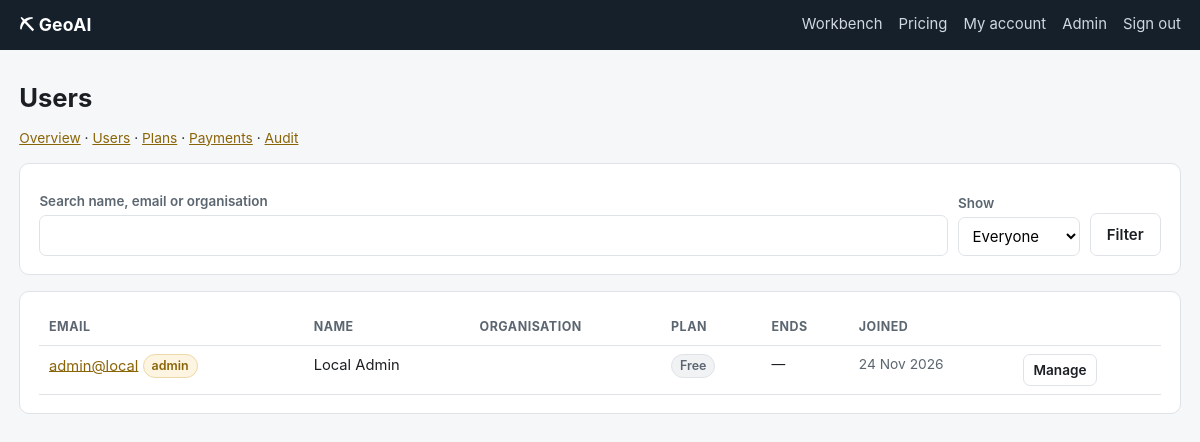
Page /admin/users (signed in) on the committed database.
### portal/models.py (models this page shows, shortened)
class User(UserMixin, db.Model):
    __tablename__ = "users"
    id = db.Column(db.Integer, primary_key=True)
    email = db.Column(db.String(190), unique=True, nullable=False, index=True)
    name = db.Column(db.String(120), nullable=False, default="")
    organisation = db.Column(db.String(160), nullable=False, default="")
    phone = db.Column(db.String(40), nullable=False, default="")
    password_hash = db.Column(db.String(255), nullable=False)
    is_admin = db.Column(db.Boolean, nullable=False, default=False)
    is_active_account = db.Column(db.Boolean, nullable=False, default=True)
    created_at = db.Column(db.DateTime, nullable=False, default=now)
    last_login = db.Column(db.DateTime)
    subscriptions = db.relationship("Subscription", back_populates="user", cascade="all, delete-orphan",
                                    order_by="Subscription.id.desc()")
    payments = db.relationship("Payment", back_populates="user", cascade="all, delete-orphan")
    @property
    def is_active(self):
        return self.is_active_account
    @property
    def subscription(self):
        for s in self.subscriptions:
            if s.is_live:
                return s
        return None
    @property
    def plan(self):
        s = self.subscription
        return s.plan if s else Plan.query.filter_by(code="free").first()
    @property
    def plan_name(self):
        p = self.plan
        return p.name if p else "No plan"
    @property
    def expires_at(self):
        s = self.subscription
        return _aware(s.ends_at) if s else None

class Plan(db.Model):
    __tablename__ = "plans"
    id = db.Column(db.Integer, primary_key=True)
    code = db.Column(db.String(32), unique=True, nullable=False)        # free, basic, pro
    name = db.Column(db.String(80), nullable=False)
    price = db.Column(db.Float, nullable=False, default=0.0)
    currency = db.Column(db.String(8), nullable=False, default="TZS")
    period_days = db.Column(db.Integer, nullable=False, default=30)
    sections = db.Column(db.Text, nullable=False, default="")           # comma-separated keys of SECTIONS
    can_download = db.Column(db.Boolean, nullable=False, default=False)
    max_uploads_per_month = db.Column(db.Integer, nullable=False, default=0)   # 0 = no limit
    seats = db.Column(db.Integer, nullable=False, default=1)
    is_public = db.Column(db.Boolean, nullable=False, default=True)     # shown on the pricing page
    sort = db.Column(db.Integer, nullable=False, default=0)

### portal/admin.py (the view)
@bp.route("/users")
@admin_only
def users():
    q = request.args.get("q", "").strip()
    query = User.query
    if q:
        like = f"%{q}%"
        query = query.filter(or_(User.email.ilike(like), User.name.ilike(like),
                                 User.organisation.ilike(like)))
    show = request.args.get("show", "all")
    people = query.order_by(User.created_at.desc()).all()
    if show == "paid":
        people = [u for u in people if u.subscription]
    elif show == "free":
        people = [u for u in people if not u.subscription]
    elif show == "suspended":
        people = [u for u in people if not u.is_active_account]
    return render_template("admin/users.html", people=people, q=q, show=show,
                           plans=Plan.query.order_by(Plan.sort).all())

### portal/admin.py (called while the page is built)
def admin_only(f):
    @wraps(f)
    @login_required
    def wrapper(*a, **kw):
        if not current_user.is_admin:
            abort(403)
        return f(*a, **kw)
    return wrapper

### portal/templates/admin/users.html (shortened to what this page needs)
{% extends "base.html" %}
{% block wide %}wide{% endblock %}
{% block body %}
<h1>Users</h1>{% include "admin/_nav.html" %}
<div class="card">
<form method="get" style="display:flex;gap:.6rem;align-items:end;flex-wrap:wrap">
  <div style="flex:1;min-width:220px"><label for="q">Search name, email or organisation</label>
    <input id="q" name="q" value="{{ q }}"></div>
  <div><label for="show">Show</label><select id="show" name="show">
    {% for v, t in [('all','Everyone'),('paid','Paying'),('free','Free only'),('suspended','Suspended')] %}
    <option value="{{ v }}" {{ 'selected' if show==v }}>{{ t }}</option>{% endfor %}</select></div>
  <button class="btn sec" type="submit">Filter</button>
</form>
</div>
<div class="card">
<table>
<tr><th>Email</th><th>Name</th><th>Organisation</th><th>Plan</th><th>Ends</th><th>Joined</th><th></th></tr>
{% for u in people %}
<tr>
  <td><a href="{{ url_for('admin.user_detail', uid=u.id) }}">{{ u.email }}</a>
      {% if u.is_admin %}<span class="tag warn">admin</span>{% endif %}
      {% if not u.is_active_account %}<span class="tag err">suspended</span>{% endif %}</td>
  <td>{{ u.name }}</td><td class="small">{{ u.organisation }}</td>
  <td>{% if u.subscription %}<span class="tag ok">{{ u.plan_name }}</span>
      {% else %}<span class="tag no">{{ u.plan_name }}</span>{% endif %}</td>
  <td class="small">{% if u.expires_at %}{{ u.expires_at.strftime('%d %b %Y') }}
      <span class="muted">({{ u.days_left }}d)</span>{% else %}—{% endif %}</td>
  <td class="small muted">{{ u.created_at.strftime('%d %b %Y') }}</td>
  <td><a class="btn sm sec" href="{{ url_for('admin.user_detail', uid=u.id) }}">Manage</a></td>
</tr>
{% else %}<tr><td colspan="7" class="muted">Nobody matches that.</td></tr>{% endfor %}
</table>
</div>
{% endblock %}

### portal/static/style.css (style rules this page uses)
:root { --ink:#1b1f23; --muted:#5b6670; --line:#dfe3e8; --bg:#f6f7f9; --card:#fff; --gold:#b8860b; --gold-dark:#8a6508; --ok:#1e7d44; --ok2:#176b3a; --err:#b3261e; --warn:#8a6508; }
* { box-sizing:border-box }
body { margin:0;font:15px/1.55 -apple-system,BlinkMacSystemFont,"Segoe UI",Roboto,Helvetica,Arial,sans-serif; color:var(--ink);background:var(--bg) }
a { color:var(--gold-dark) }
h1 { font-size:1.6rem;margin:.2rem 0 1rem }
.card { background:var(--card);border:1px solid var(--line);border-radius:10px;padding:1.1rem 1.2rem;margin-bottom:1rem }
label { display:block;font-size:.84rem;color:var(--muted);margin:.6rem 0 .2rem;font-weight:600 }
input:not([type=checkbox]):not([type=radio]):not([type=submit]):not([type=button]),select,textarea { width:100%;padding:.5rem .6rem;border:1px solid var(--line);border-radius:7px;font:inherit;background:#fff }
.btn { display:inline-block;background:var(--gold);color:#fff;border:0;border-radius:7px;padding:.55rem 1rem; font:inherit;font-weight:600;cursor:pointer;text-decoration:none }
.btn.sec { background:#fff;color:var(--ink);border:1px solid var(--line) }
.btn.sm { padding:.3rem .6rem;font-size:.85rem }
table { width:100%;border-collapse:collapse;font-size:.92rem }
th,td { text-align:left;padding:.5rem .6rem;border-bottom:1px solid var(--line);vertical-align:top }
th { font-size:.78rem;text-transform:uppercase;letter-spacing:.04em;color:var(--muted) }
.tag { display:inline-block;padding:.1rem .5rem;border-radius:99px;font-size:.78rem;font-weight:600;border:1px solid }
.tag.no { color:var(--muted);background:#f1f2f4;border-color:var(--line) }
.tag.warn { color:var(--warn);background:#fdf5e2;border-color:#ecd9a5 }
.muted { color:var(--muted) }
.small { font-size:.86rem }

### rows in the picture
User: email "admin@local", is_admin "admin", name "Local Admin", plan_name "Free", created_at "24 Nov 2026"

### other values in the picture
{{ BRAND }} "GeoAI"
form field show "Everyone"
